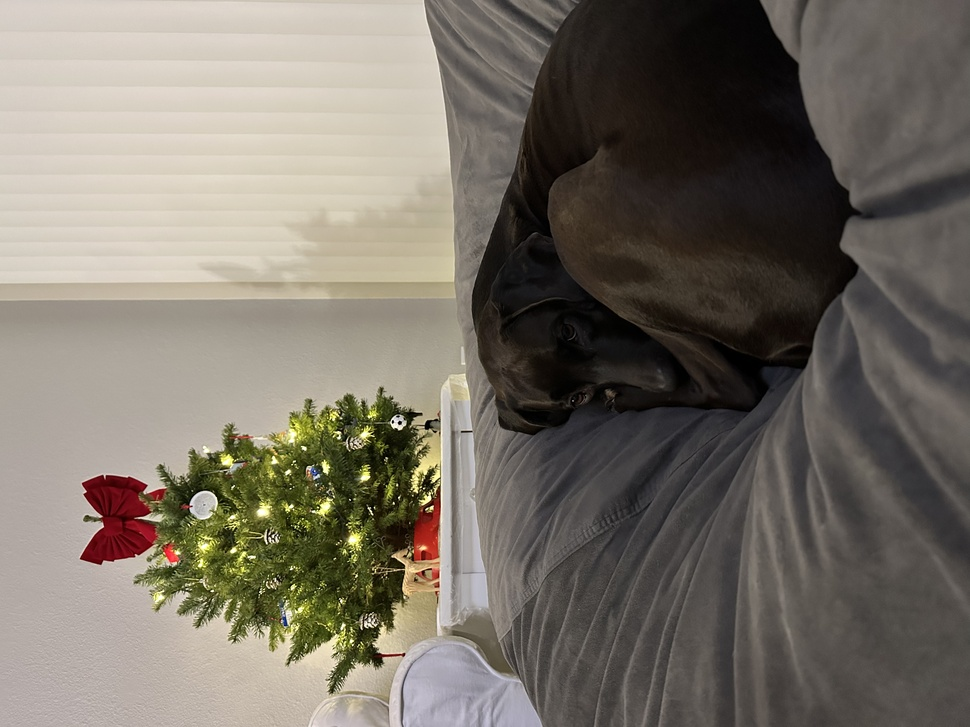
#> input picture Color Simplifier/Images/River.jpeg, 970 x 727 px, shrunk from 4032 x 3024 before the run
$ python Kmeans.py
#> lines starting #> are read from the running program, lines starting #| are printed output that depends on the picture
from PIL import Image
import numpy as np
import sklearn.cluster
#import matplotlib.pyplot as plt

# 4 Channels means CMYK
# 3 Channels means RGB

def getClusterColors(clusters, pixels):
    clusterColors = []
    num_colors = clusters.max()
    n = 0
    while n <= num_colors:
        cluster = pixels[clusters == n]
        clusterColors.append(tuple(cluster.mean(axis=0).astype(int)))
        n += 1
    return clusterColors

# [15 lines of commented-out code are left out]


def main(imagePath, numColors = 4, stdout=False):
#> called with imagePath = 'Images/River.jpeg', numColors = 2, stdout = False
    im = Image.open(imagePath)
#> im is the input picture: PIL image 970x727 RGB; mean R, G, B 119.9, 113.4, 103.1
    allPixels = im.load()
    pixels = np.asarray(im).reshape(im.size[0]*im.size[1], 3, order="F")
    if stdout:
        print("Pixels Read In")
    clusters = sklearn.cluster.KMeans(numColors).fit(pixels).labels_
    if stdout:
        print("Clusters Made")
    clusterColors = getClusterColors(clusters, pixels)
#> in getClusterColors, `num_colors = clusters.max()`: num_colors = 1
#> the loop in getClusterColors, `while n <= num_colors:` made 2 passes
#> n on passes 1 to 2: 1, 2
#> after the loop in getClusterColors, `while n <= num_colors:`: clusterColors = [(67, 62, 54), (193, 184, 171)]; n = 2
#> clusterColors = [(67, 62, 54), (193, 184, 171)]
    if stdout:
        print("Assigning Clusters")
    for row in range(im.size[0]):
        for col in range(im.size[1]):
            allPixels[row, col] = clusterColors[clusters[row*im.size[1] + col]]
    #im.save(str("Image Grid/Agglomerative/Pirates/pirates_" + str(clusters.max()) + ".png"), format="png")
    im.show()
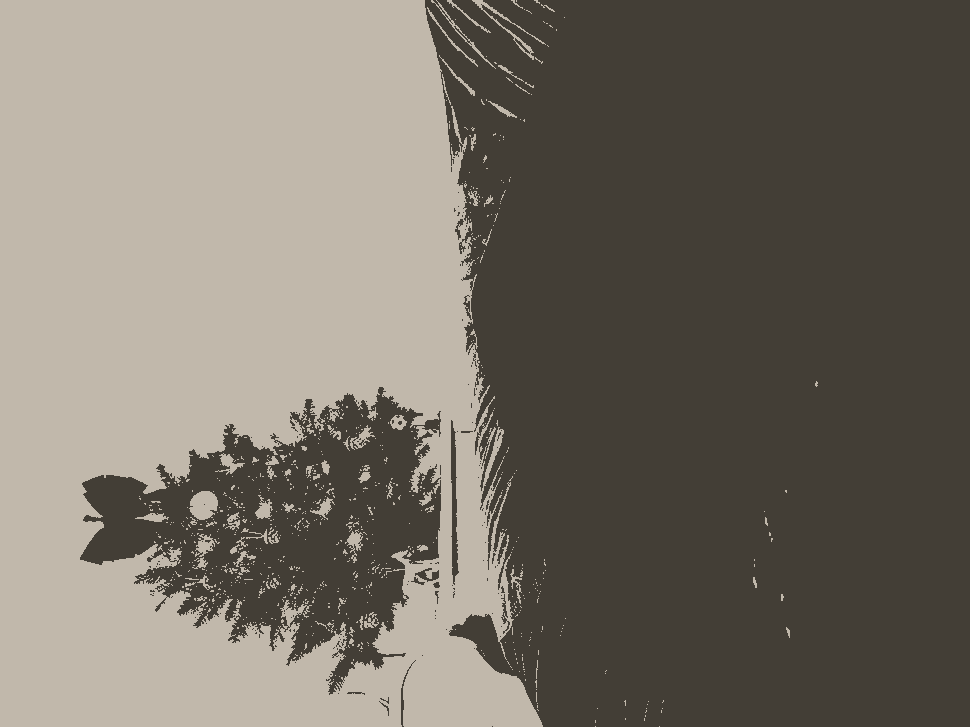
#> shown: PIL image 970x727 RGB; mean R, G, B 119.6, 112.9, 102.8

for n in range(2, 5):
    main("Images/River.jpeg", n)
    print("Done : ", n)
